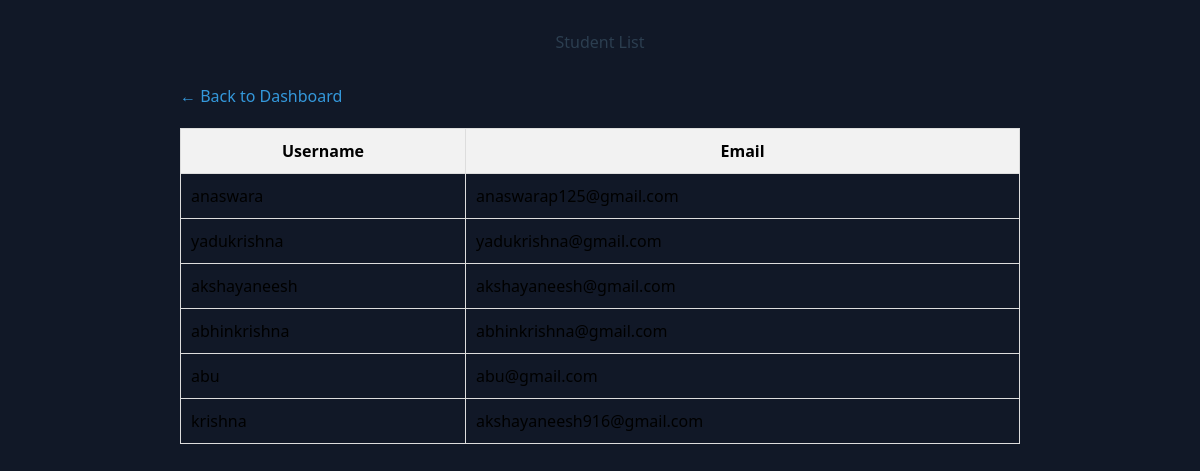
/students/, run on an earlier commit of the app's database.
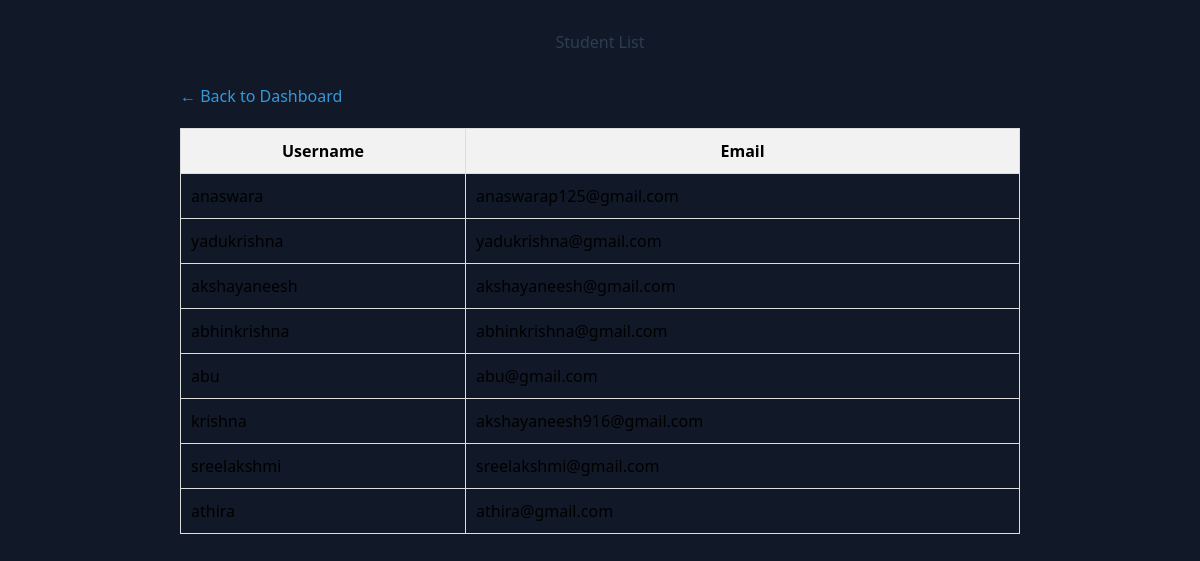
And on a later commit of the database.
### myapp/models.py (models this page shows, shortened)
class StudentProfile(models.Model):
    user = models.OneToOneField(User, on_delete=models.CASCADE, related_name='student_profile')
    enrollment_year = models.PositiveIntegerField()
    major = models.CharField(max_length=255)
    resume = models.FileField(upload_to='resumes/', blank=True, null=True)
    profile_picture = models.ImageField(upload_to='profile_pics/', blank=True, null=True)

class User(AbstractUser):
    is_alumni = models.BooleanField(default=False)
    is_student = models.BooleanField(default=False)
    groups = models.ManyToManyField(Group, related_name="custom_user_groups", blank=True)
    user_permissions = models.ManyToManyField(Permission, related_name="custom_user_permissions", blank=True)

### myapp/views.py (the view)
# urls.py: path('students/', admin_student_list, name='admin_student_list'),
def admin_student_list(request):
    students = StudentProfile.objects.all()
    return render(request, 'student_list.html', {'students': students})

### templates/student_list.html
{% extends "home.html" %}
{% block content %}
<div style="max-width: 900px; margin: auto; padding: 30px;">
    <h2 style="text-align: center; color: #2c3e50; margin-bottom: 30px;">Student List</h2>
    <a href="{% url 'admin_dashboard' %}" style="display: inline-block; margin-bottom: 20px; color: #3498db;">← Back to Dashboard</a>
    <table style="width: 100%; border-collapse: collapse;">
        <thead>
            <tr style="background-color: #f2f2f2;">
                <th style="border: 1px solid #ddd; padding: 10px;">Username</th>
                <th style="border: 1px solid #ddd; padding: 10px;">Email</th>
            </tr>
        </thead>
        <tbody>
            {% for student in students %}
                <tr>
                    <td style="border: 1px solid #ddd; padding: 10px;">{{ student.user.username }}</td>
                    <td style="border: 1px solid #ddd; padding: 10px;">{{ student.user.email }}</td>
                </tr>
            {% empty %}
                <tr>
                    <td colspan="2" style="text-align: center; padding: 20px;">No students found.</td>
                </tr>
            {% endfor %}
        </tbody>
    </table>
</div>
{% endblock %}

### templates/home.html (shortened to what this page needs)
<!DOCTYPE html>
<html lang="en">
<head>
    <script src="https://cdn.tailwindcss.com"></script>
</head>
<body class="bg-gray-900">
    {% block content %}{% endblock content %}
</body>
</html>

What changed in the data, as far as the page shows it:
added StudentProfile: user.username "sreelakshmi", user.email "sreelakshmi@gmail.com"
added StudentProfile: user.username "athira", user.email "athira@gmail.com"
